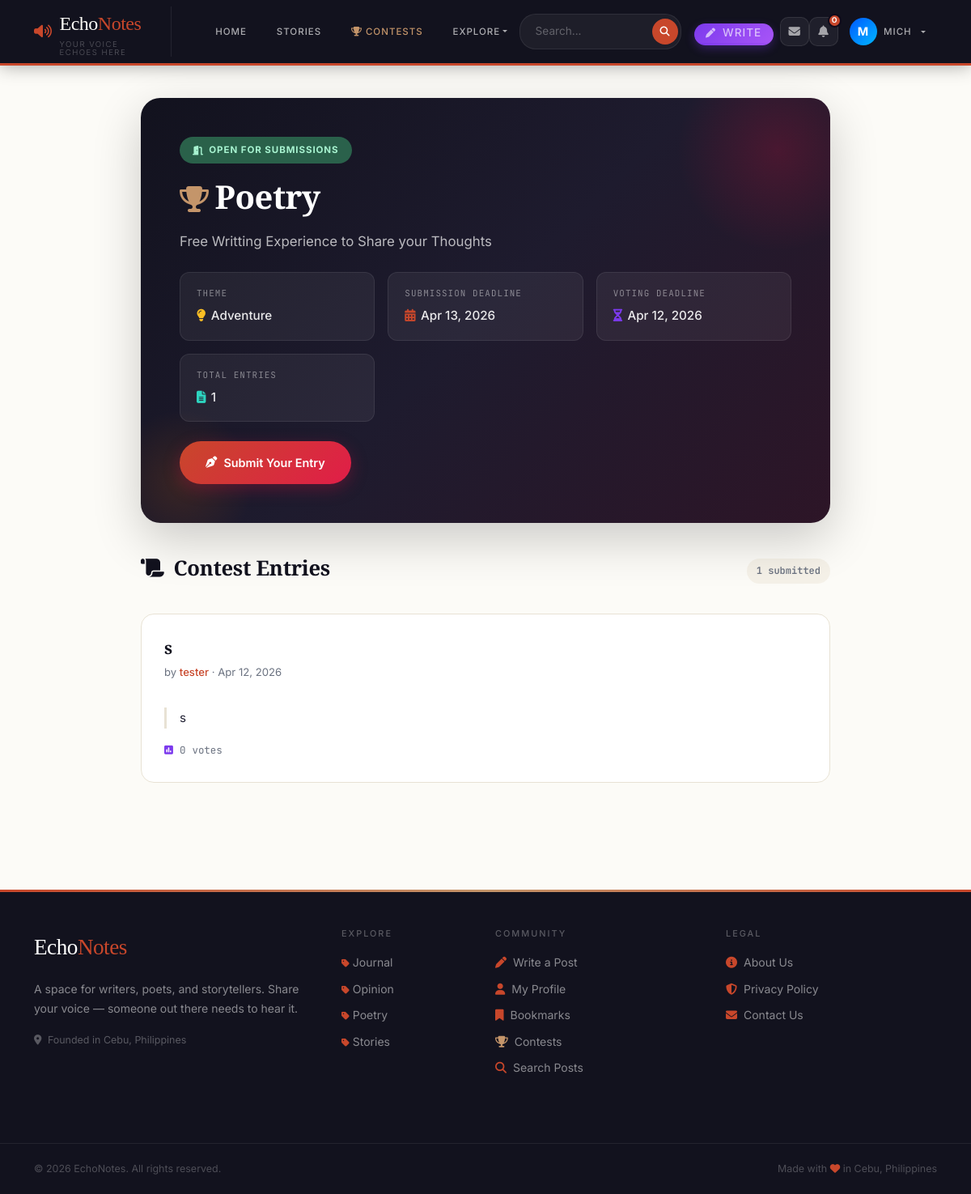
The page /contests/2/ (signed in) on the database its author committed.
### blog/models.py (models this page shows, shortened)
class Contest(models.Model):
    STATUS_OPEN = 'open'
    STATUS_VOTING = 'voting'
    STATUS_CLOSED = 'closed'
    STATUS_CHOICES = [
        (STATUS_OPEN, 'Open for Submissions'),
        (STATUS_VOTING, 'Voting Phase'),
        (STATUS_CLOSED, 'Closed'),
    ]
    title = models.CharField(max_length=200)
    description = models.TextField()
    theme = models.CharField(max_length=200)
    created_by = models.ForeignKey(User, on_delete=models.CASCADE, related_name='contests_created')
    status = models.CharField(max_length=10, choices=STATUS_CHOICES, default=STATUS_OPEN)
    start_date = models.DateTimeField(default=timezone.now)
    submission_deadline = models.DateTimeField()
    voting_deadline = models.DateTimeField()
    winner = models.ForeignKey('ContestEntry', on_delete=models.SET_NULL, null=True, blank=True, related_name='won_contest')
    created_date = models.DateTimeField(default=timezone.now)
    class Meta:
        ordering = ['-created_date']
    def total_entries(self):
        return self.entries.count()
    def is_voting(self):
        return self.status == self.STATUS_VOTING and timezone.now() < self.voting_deadline

class ContestEntry(models.Model):
    contest = models.ForeignKey(Contest, on_delete=models.CASCADE, related_name='entries')
    author = models.ForeignKey(User, on_delete=models.CASCADE, related_name='contest_entries')
    title = models.CharField(max_length=200)
    content = models.TextField()
    submitted_date = models.DateTimeField(default=timezone.now)
    class Meta:
        unique_together = ('contest', 'author')
        ordering = ['-submitted_date']
    def total_votes(self):
        return self.votes.count()

class Category(models.Model):
    name = models.CharField(max_length=100, unique=True)
    slug = models.SlugField(max_length=100, unique=True)
    description = models.TextField(blank=True)
    icon = models.CharField(max_length=50, default='fas fa-circle', help_text="FontAwesome class (e.g., 'fas fa-feather')")
    color = models.CharField(max_length=20, default='#7c3aed', help_text="Brand color hex code")
    subscribers = models.ManyToManyField(User, related_name='subscribed_circles', blank=True)
    created_date = models.DateTimeField(default=timezone.now)
    class Meta:
        verbose_name_plural = 'Categories'
        ordering = ['name']

### blog/views.py (the view)
# urls.py: path('contests/<int:pk>/', views.contest_detail, name='contest-detail'),
@login_required
def contest_detail(request, pk):
    contest = get_object_or_404(Contest, pk=pk)
    entries = contest.entries.all().annotate(vote_count=Count('votes')).order_by('-vote_count')
    user_entry = None
    user_voted_entry = None
    if request.user.is_authenticated:
        user_entry = ContestEntry.objects.filter(contest=contest, author=request.user).first()
        user_voted_entry = ContestVote.objects.filter(
            entry__contest=contest, voter=request.user
        ).first()
    return render(request, 'contest_detail.html', {
        'contest': contest,
        'entries': entries,
        'user_entry': user_entry,
        'user_voted_entry': user_voted_entry,
    })

### blog/templates/contest_detail.html (shortened to what this page needs)
{% extends 'base.html' %}
{% block content %}
<div class="contest-wrapper">
    <div class="contest-hero">
        <span class="contest-badge {% if contest.status == 'open' %}badge-open{% elif contest.status == 'voting' %}badge-voting{% else %}badge-closed{% endif %}">
            {% if contest.status == 'open' %}
                <i class="fas fa-door-open"></i> Open for Submissions
            {% elif contest.status == 'voting' %}
                <i class="fas fa-poll"></i> Voting Phase
            {% else %}
                <i class="fas fa-lock"></i> Contest Closed
            {% endif %}
        </span>
        <h1><i class="fas fa-trophy me-2"></i>{{ contest.title }}</h1>
        <p class="contest-hero-desc">{{ contest.description }}</p>
        <div class="contest-meta-grid">
            <div class="contest-meta-item">
                <div class="contest-meta-label">Theme</div>
                <div class="contest-meta-value"><i class="fas fa-lightbulb" style="color:#fbbf24"></i>{{ contest.theme }}</div>
            </div>
            <div class="contest-meta-item">
                <div class="contest-meta-label">Submission Deadline</div>
                <div class="contest-meta-value"><i class="fas fa-calendar-alt" style="color:var(--accent)"></i>{{ contest.submission_deadline|date:"M d, Y" }}</div>
            </div>
            <div class="contest-meta-item">
                <div class="contest-meta-label">Voting Deadline</div>
                <div class="contest-meta-value"><i class="fas fa-hourglass-half" style="color:#7c3aed"></i>{{ contest.voting_deadline|date:"M d, Y" }}</div>
            </div>
            <div class="contest-meta-item">
                <div class="contest-meta-label">Total Entries</div>
                <div class="contest-meta-value"><i class="fas fa-file-alt" style="color:#2dd4bf"></i>{{ contest.total_entries }}</div>
            </div>
        </div>
        {% if contest.status == 'open' and user.is_authenticated %}
            {% if user_entry %}
                <span class="contest-cta cta-submitted"><i class="fas fa-check-circle"></i> Your Entry is Submitted</span>
            {% else %}
                <a href="{% url 'contest-enter' contest.pk %}" class="contest-cta cta-submit">
                    <i class="fas fa-pen-nib"></i> Submit Your Entry
                </a>
            {% endif %}
        {% elif contest.status == 'open' and not user.is_authenticated %}
            <a href="{% url 'login' %}" class="contest-cta cta-submit">
                <i class="fas fa-sign-in-alt"></i> Login to Submit
            </a>
        {% endif %}
    </div>
    <div class="entries-header">
        <h2 class="entries-title">
            <i class="fas fa-scroll"></i> Contest Entries
        </h2>
        <span class="entries-count">{{ contest.total_entries }} submitted</span>
    </div>
    {% for entry in entries %}
    <div class="entry-card {% if contest.winner and contest.winner == entry %}winner-card{% endif %}">
        <div class="entry-header">
            <div>
                <h3 class="entry-title">{{ entry.title }}</h3>
                <p class="entry-author">
                    by <a href="{% url 'profile-detail' entry.author.username %}">{{ entry.author.username }}</a>
                    · {{ entry.submitted_date|date:"M d, Y" }}
                </p>
            </div>
        </div>
        <p class="entry-excerpt">{{ entry.content|truncatewords:60 }}</p>
        <div class="entry-footer">
            <div class="entry-votes">
                <i class="fas fa-poll"></i>
                <span class="vote-count-{{ entry.pk }}">{{ entry.total_votes }}</span> votes
            </div>
        </div>
    </div>
    {% empty %}
    <div class="empty-entries">
        <i class="fas fa-scroll fa-3x"></i>
        <h3>No entries yet</h3>
        <p>Be the first to submit your work!</p>
    </div>
    {% endfor %}
</div>
{% endblock %}

### blog/templates/base.html (shortened to what this page needs)
{% load static %}
<!DOCTYPE html>
<html lang="en">
<head>
  <link href="https://cdn.jsdelivr.net/npm/bootstrap@5.3.0/dist/css/bootstrap.min.css" rel="stylesheet">
  <link rel="stylesheet" href="https://cdnjs.cloudflare.com/ajax/libs/font-awesome/6.4.0/css/all.min.css">
  <link rel="stylesheet" href="{% static 'css/style.css' %}?v=1.0.1">
<body>
  <nav class="echonav navbar navbar-expand-lg">
    <div class="container">
      <a class="echo-brand" href="{% url 'landing' %}">
        <i class="fas fa-volume-up" style="color:var(--accent);font-size:1.1rem"></i>
        <div>
          Echo<span>Notes</span>
          <small>Your voice echoes here</small>
        </div>
      </a>
      <div class="collapse navbar-collapse" id="navbarNav">
        <ul class="navbar-nav me-auto mb-2 mb-lg-0 align-items-lg-center" style="gap: 0.5rem; margin-left: 1.5rem;">
          <li class="nav-item">
            <a class="nav-link" href="{% url 'landing' %}">Home</a>
          </li>
          <li class="nav-item">
            <a class="nav-link" href="{% url 'story-list' %}">Stories</a>
          </li>
          <li class="nav-item">
            <a class="nav-link highlight" href="{% url 'contest-list' %}">
              <i class="fas fa-trophy me-1" style="color:var(--gold)"></i>Contests
            </a>
          </li>
          <li class="nav-item dropdown">
            <a class="nav-link dropdown-toggle" href="#" id="exploreDropdown" role="button" data-bs-toggle="dropdown"
              aria-expanded="false">
              Explore
            </a>
          </li>
        </ul>
        <div class="d-flex align-items-lg-center gap-3">
          <form class="echo-search d-flex align-items-center m-0" action="{% url 'search' %}" method="GET"
            style="background: rgba(255,255,255,0.05); border-radius: 20px; padding: 3px; border: 1px solid rgba(255,255,255,0.08);">
            <input type="search" name="q" placeholder="Search..." required
              class="border-0 bg-transparent text-white px-3" style="outline: none; font-size: 0.85rem; width: 160px;">
            <button type="submit" class="border-0 rounded-circle d-flex justify-content-center align-items-center"
              style="background: var(--accent); width: 32px; height: 32px; color: white;"><i class="fas fa-search"
                style="font-size: 0.75rem;"></i></button>
          </form>
          <ul class="navbar-nav align-items-lg-center m-0">
            {% if user.is_authenticated %}
            <li class="nav-item me-2 d-none d-lg-block">
              <a class="nav-link py-1 px-3 text-white" href="{% url 'create-post' %}"
                style="background: linear-gradient(135deg, #7c3aed, #a855f7); border-radius: 20px; font-size: 0.85rem; font-weight: 500; display: inline-flex; align-items: center; box-shadow: 0 4px 12px rgba(124,58,237,0.3);">
                <i class="fas fa-pen me-2" style="font-size: 0.75rem;"></i> Write
              </a>
            </li>
            {% if user.is_authenticated %}
            <li class="nav-item">
              <a href="{% url 'inbox' %}" class="notif-icon-btn" title="Messages" style="text-decoration:none">
                <i class="fas fa-envelope"></i>
              </a>
            </li>
            <li class="nav-item" style="position:relative">
              <button id="notif-bell-btn" class="notif-icon-btn" title="Notifications">
                <i class="fas fa-bell"></i>
                <span id="notif-badge" class="notif-badge" style="display:none">0</span>
              </button>
            </li>
            {% endif %}
            <li class="nav-item dropdown">
              <a class="nav-link dropdown-toggle d-flex align-items-center gap-2" href="#" id="profileDropdown"
                role="button" data-bs-toggle="dropdown" aria-expanded="false" style="padding: 0.2rem 1rem;">
                <div class="rounded-circle d-flex justify-content-center align-items-center"
                  style="width: 34px; height: 34px; background: linear-gradient(135deg,rgb(0, 89, 255),rgb(0, 183, 255)); color: white; font-weight: bold; font-size: 0.9rem;">
                  {{ user.username|make_list|first|upper }}
                </div>
                <span class="d-none d-lg-block">{{ user.username }}</span>
              </a>
            </li>
            {% endif %}
          </ul>
        </div>
      </div>
    </div>
  </nav>
  <main>
    {% block content %}{% endblock %}
  </main>
  <footer class="echo-footer mt-5">
    <div class="container py-5">
      <div class="row">
        <div class="col-lg-4 mb-4">
          <div class="echo-footer-brand mb-3">Echo<span>Notes</span></div>
          <p style="color:rgba(255,255,255,0.5);font-size:0.875rem;line-height:1.7">
            A space for writers, poets, and storytellers.
            Share your voice — someone out there needs to hear it.
          </p>
          <p style="color:rgba(255,255,255,0.3);font-size:0.78rem">
            <i class="fas fa-map-marker-alt me-1"></i> Founded in Cebu, Philippines
          </p>
        </div>
        <div class="col-lg-2 col-md-4 mb-4">
          <h6>Explore</h6>
          <ul class="list-unstyled mb-0">
            {% for category in categories %}
            <li style="margin-bottom:0.5rem;">
              <a href="{% url 'category-posts' category.slug %}">
                <i class="fas fa-tag me-1" style="font-size:0.7rem;color:var(--accent)"></i>{{ category.name }}
              </a>
            </li>
            {% empty %}
            <li><a href="{% url 'landing' %}">All Posts</a></li>
            {% endfor %}
          </ul>
        </div>
        <div class="col-lg-3 col-md-4 mb-4">
          <h6>Community</h6>
          {% if user.is_authenticated %}
          <a href="{% url 'create-post' %}"><i class="fas fa-pen me-2" style="color:var(--accent)"></i>Write a Post</a>
          <a href="{% url 'profile-detail' user.username %}"><i class="fas fa-user me-2"
              style="color:var(--accent)"></i>My Profile</a>
          <a href="{% url 'my-bookmarks' %}"><i class="fas fa-bookmark me-2"
              style="color:var(--accent)"></i>Bookmarks</a>
          <a href="{% url 'contest-list' %}"><i class="fas fa-trophy me-2" style="color:var(--gold)"></i>Contests</a>
          {% endif %}
          <a href="{% url 'search' %}?q="><i class="fas fa-search me-2" style="color:var(--accent)"></i>Search Posts</a>
        </div>
        <div class="col-lg-3 col-md-4 mb-4">
          <h6>Legal</h6>
          <a href="{% url 'about' %}"><i class="fas fa-info-circle me-2" style="color:var(--accent)"></i>About Us</a>
          <a href="{% url 'privacy-policy' %}"><i class="fas fa-shield-alt me-2" style="color:var(--accent)"></i>Privacy
            Policy</a>
          <a href="{% url 'contact' %}"><i class="fas fa-envelope me-2" style="color:var(--accent)"></i>Contact Us</a>
        </div>
      </div>
    </div>
    <div class="echo-footer-bottom">
      <div class="container d-flex justify-content-between flex-wrap gap-2">
        <span>© {% now "Y" %} EchoNotes. All rights reserved.</span>
        <span>Made with <i class="fas fa-heart" style="color:var(--accent)"></i> in Cebu, Philippines</span>
      </div>
    </div>
  </footer>
</body>
</html>

### rows shown on the page
Contest: title "Poetry", description "Free Writting Experience to Share your Thoughts", theme "Adventure", submission_deadline "Apr 13, 2026", voting_deadline "Apr 12, 2026", total_entries "1"
ContestEntry: title "s", author.username "tester", submitted_date "Apr 12, 2026", content "s", total_votes "0"
Category: name "Journal"
Category: name "Opinion"
Category: name "Poetry"
Category: name "Stories"

### other values the page prints
{{ user.username|make_list|first|upper }} "M"
{{ user.username }} "MICH"
